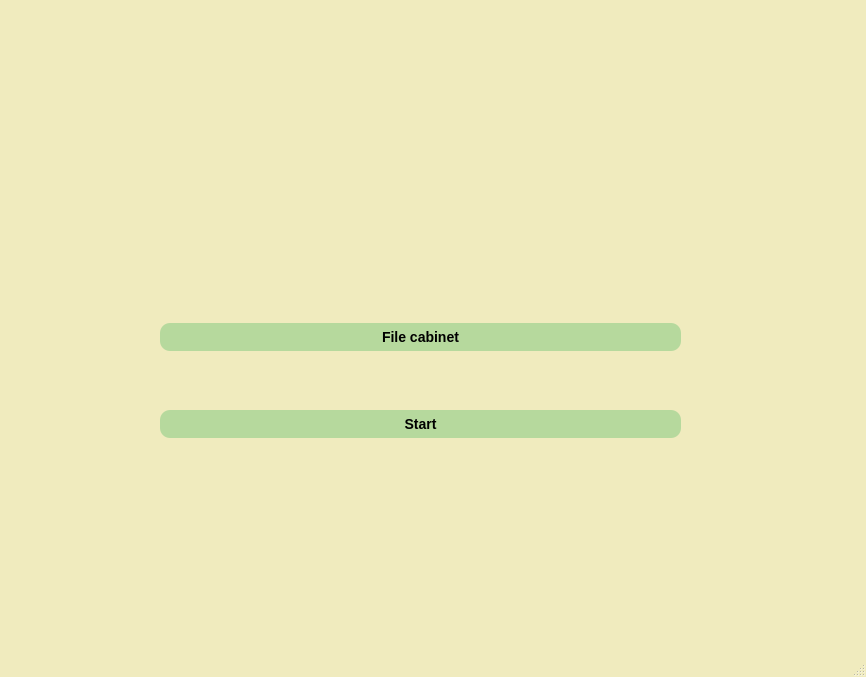
<?xml version="1.0" encoding="UTF-8"?>
<ui version="4.0">
 <class>MainWindow</class>
 <widget class="QMainWindow" name="MainWindow">
  <property name="geometry">
   <rect>
    <x>0</x>
    <y>0</y>
    <width>866</width>
    <height>677</height>
   </rect>
  </property>
  <property name="windowTitle">
   <string>FilEye</string>
  </property>
  <property name="windowIcon">
   <iconset>
    <normaloff>name.ico</normaloff>name.ico</iconset>
  </property>
  <property name="styleSheet">
   <string notr="true">QMainWindow{
	background-color:rgb(240, 235, 190)
}
QPushButton{
	background-color:rgb(182, 217, 157);
	border-style: outset;
	border-radius: 10px;
	border-color: beige;
	font: bold 14px;
	padding: 6px;		
}
QPushButton:pressed{
	background-color:rgb(147, 204, 105);
	border-style: outset;
	border-radius: 10px;
	border-color: beige;
	font: bold 14px;
	padding: 6px	
}
</string>
  </property>
  <widget class="QWidget" name="centralwidget">
   <widget class="QWidget" name="verticalLayoutWidget">
    <property name="geometry">
     <rect>
      <x>160</x>
      <y>270</y>
      <width>521</width>
      <height>221</height>
     </rect>
    </property>
    <layout class="QVBoxLayout" name="verticalLayout">
     <item>
      <widget class="QPushButton" name="Cabin_but">
       <property name="text">
        <string>File cabinet</string>
       </property>
      </widget>
     </item>
     <item>
      <widget class="QPushButton" name="start_but">
       <property name="text">
        <string>Start</string>
       </property>
      </widget>
     </item>
    </layout>
   </widget>
  </widget>
  <widget class="QMenuBar" name="menubar">
   <property name="geometry">
    <rect>
     <x>0</x>
     <y>0</y>
     <width>866</width>
     <height>26</height>
    </rect>
   </property>
  </widget>
  <widget class="QStatusBar" name="statusbar"/>
 </widget>
 <resources/>
 <connections/>
</ui>
